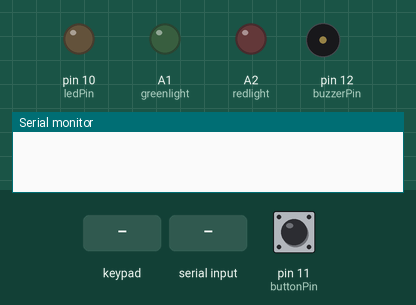
The sketch below on a simulated Arduino Uno, built with avr-gcc and run on an emulated ATmega328P. On the bench: output pins drawn as LEDs (lit = HIGH), buzzer (waves = sounding), the last lines printed to the serial monitor. The inputs (shaded band) are chosen by the test bench; at power-on: pin 11 (buttonPin) HIGH.

Above: at 1.2 s.
1.3 s: pin 11 (buttonPin) pulled LOW for 0.15 s
At 1.45 s:
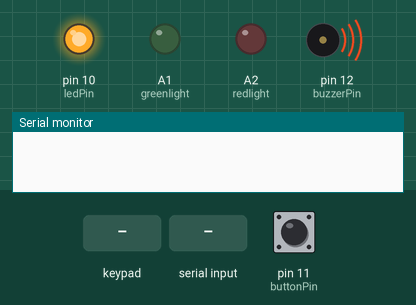
At 2.6 s:
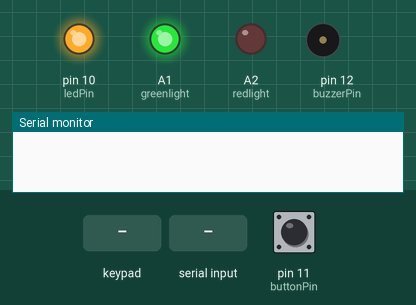
4.4 s: key '*' pressed
7.4 s: "1" received over Serial
At 13.2 s:
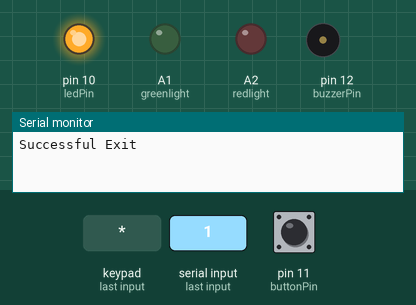
Timing chart, 0 to 19.5 s (numbered marks = the images above; inputs shaded):
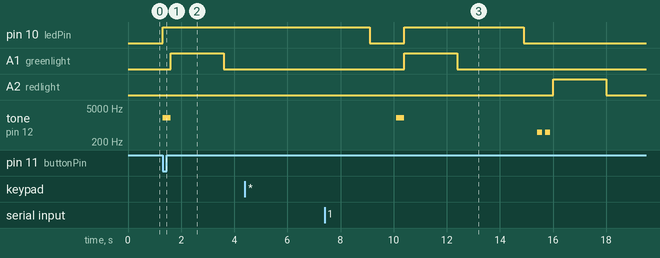

The sketch:

arduino_code_for_the_system.ino
```cpp
#include <Keypad.h>

const int ledPin = 10;       // Pin connected to an LED or any other output device
const int buttonPin = 11;    // Pin connected to the button
const int buzzerPin = 12;    // Pin connected to the buzzer
const int greenlight = A1; // Pin for green led light
const int redlight = A2; // Pin for red led light

const byte ROWS = 4;
const byte COLS = 4;
bool commandReceived = false;

char keys[ROWS][COLS] = {
  {'1','2','3','A'},
  {'4','5','6','B'},
  {'7','8','9','C'},
  {'*','0','#','D'}
};

byte rowPins[ROWS] = {9,8,7,6};
byte colPins[COLS] = {5,4,3,2};

Keypad keypad = Keypad( makeKeymap(keys), rowPins, colPins, ROWS, COLS );

String enteredPassword = "";

const String correctPassword = "AB1";

void setup() {
  pinMode(ledPin, OUTPUT);
  pinMode(buttonPin, INPUT_PULLUP);
  pinMode(buzzerPin, OUTPUT); // Set the buzzer pin as an output
  pinMode(greenlight, OUTPUT);
  pinMode(redlight, OUTPUT);
  Serial.begin(115200);      // Set the baud rate to match the Python program
}


void loop() {
  char key = keypad.getKey();
  if (key){
    if (key == '*'){
      if (enteredPassword == correctPassword) {
        //what happen when correct password?
        successSound(); // Play success sound
        digitalWrite(ledPin, HIGH);
        green_light();
        delay(2000);
        digitalWrite(ledPin, LOW);
        delay(1000);
        logAttempt("Entry");
      } else {
        //what happen when wrong password?
        errorSound();
        red_light2();
        digitalWrite(ledPin, LOW);
      }
      enteredPassword = "";
    } else {
      enteredPassword += key;
    }
  }
  loop_button();


  if (Serial.available() > 0) {
    char command = Serial.read();

    if (command == '1') {
      commandReceived = true;
      successSound(); // Play success sound
      digitalWrite(ledPin, HIGH);
      green_light();
      delay(2000);
      digitalWrite(ledPin, LOW);
      delay(500);
    }
    if (command == '0' && commandReceived) {
      red_light3();
      commandReceived = false;
    }
    if (command == '3') {
      commandReceived = true;
      //what happen when wrong password?
        errorSound();
        red_light2();
        digitalWrite(ledPin, LOW);
    }
  }
}

void logAttempt(String entryType) {
  // Send a message over serial indicating the type of entry (Entry/Exit)
  Serial.print("Successful ");
  Serial.println(entryType);
}

void loop_button(){  // Check f the button is pressed
  if (digitalRead(buttonPin) == LOW) {
    digitalWrite(ledPin, HIGH);
    emergencySound();
    green_light();
    delay(5000);
    digitalWrite(ledPin, LOW);
    delay(1000);
    logAttempt("Exit");
  }
}


void successSound() {
  // Play a success sound on the buzzer (you can customize this)
  tone(buzzerPin, 2000, 300); // Example: 1000 Hz tone for 100 ms
  delay(300);
  noTone(buzzerPin);
}

void errorSound() {
  // Play an error sound on the buzzer (you can customize this)
  tone(buzzerPin, 500, 200); // Example: 500 Hz tone for 200 ms
  delay(300);
  noTone(buzzerPin);
  tone(buzzerPin, 500, 200); // Example: 500 Hz tone for 200 ms
  delay(300);
  noTone(buzzerPin);
}

void errorSound2() {
  // Play an error sound on the buzzer (you can customize this)
  tone(buzzerPin, 500, 200); // Example: 500 Hz tone for 200 ms
  delay(300);
  noTone(buzzerPin);
  tone(buzzerPin, 500, 200); // Example: 500 Hz tone for 200 ms
  delay(300);
  noTone(buzzerPin);
  delay(5000);
}

void emergencySound() {
  // Play the emergency sound on the buzzer (customize this to your preference)
  tone(buzzerPin, 2000, 300); // Example: 1500 Hz tone for 300 ms
  delay(300);
  noTone(buzzerPin);
}

void green_light(){
  analogWrite(greenlight, 255);
  delay(2000);
  analogWrite(greenlight, 000);
  delay(500);
}

void red_light2(){
  analogWrite(redlight, 255);
  delay(2000);
  analogWrite(redlight, 000);
}
void red_light3(){
  analogWrite(redlight, 255);
  delay(2000);
  analogWrite(redlight, 000);
  delay(1000);
}
```

Measured:
- after the input at 1.3 s, pin 10 (ledPin): LOW → HIGH at once; A1 (greenlight): LOW → HIGH after 0.30 s, → LOW 2.0 s later; tone on pin 12 (buzzerPin): silent → 2000 Hz at once, → silent 0.30 s later
- after the input at 4.4 s, every drawn part: stays the same
- after the input at 7.4 s, A1 (greenlight): LOW → HIGH after 3.0 s, → LOW 2.0 s later
